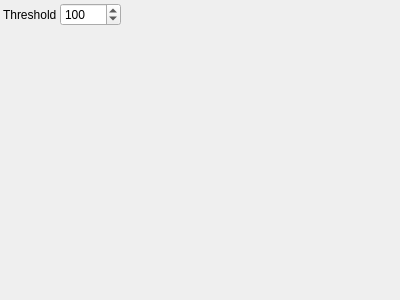
<?xml version="1.0" encoding="UTF-8"?>
<ui version="4.0">
 <class>BackgroundFilterParametersControlWidget</class>
 <widget class="QWidget" name="BackgroundFilterParametersControlWidget">
  <property name="geometry">
   <rect>
    <x>0</x>
    <y>0</y>
    <width>400</width>
    <height>300</height>
   </rect>
  </property>
  <property name="windowTitle">
   <string>BackgroundFilterParameters</string>
  </property>
   <layout class="QGridLayout" name="gridLayout">
    <property name="margin">
     <number>3</number>
    </property>
    <property name="spacing">
     <number>3</number>
    </property>
    <item row="0" column="0">
     <widget class="QLabel" name="label_0">
       <property name="text">
         <string>Threshold</string>
       </property>
     </widget>
    </item>
    <item row="0" column="1">
     <widget class="QSpinBox" name="thresholdSpinBox">
       <property name="toolTip">
         <string>Threshold</string>
       </property>
       <property name="minimum">
        <number>0</number>
       </property>
       <property name="maximum">
        <number>10000</number>
       </property>
       <property name="singleStep">
        <number>1</number>
       </property>
       <property name="value">
        <number>100</number>
       </property>
     </widget>
    </item>
   <item row="1" column="0">
    <spacer name="verticalSpacer">
     <property name="orientation">
      <enum>Qt::Vertical</enum>
     </property>
     <property name="sizeHint" stdset="0">
      <size>
       <width>0</width>
       <height>0</height>
      </size>
     </property>
    </spacer>
   </item>
   <item row="1" column="2">
    <spacer name="horizontalSpacer">
     <property name="orientation">
      <enum>Qt::Horizontal</enum>
     </property>
     <property name="sizeHint" stdset="0">
      <size>
       <width>0</width>
       <height>0</height>
      </size>
     </property>
    </spacer>
   </item>
  </layout>
 </widget>
 <layoutdefault spacing="3" margin="3"/>
 <resources/>
 <connections>
  <connection>
   <sender>thresholdSpinBox</sender>
   <signal>valueChanged(int)</signal>
   <receiver>BackgroundFilterParametersControlWidget</receiver>
   <slot>changeParameters()</slot>
  </connection>
 </connections>
 <slots>
  <slot>changeParameters()</slot>
 </slots>
 <customwidgets>
 </customwidgets>
</ui>
